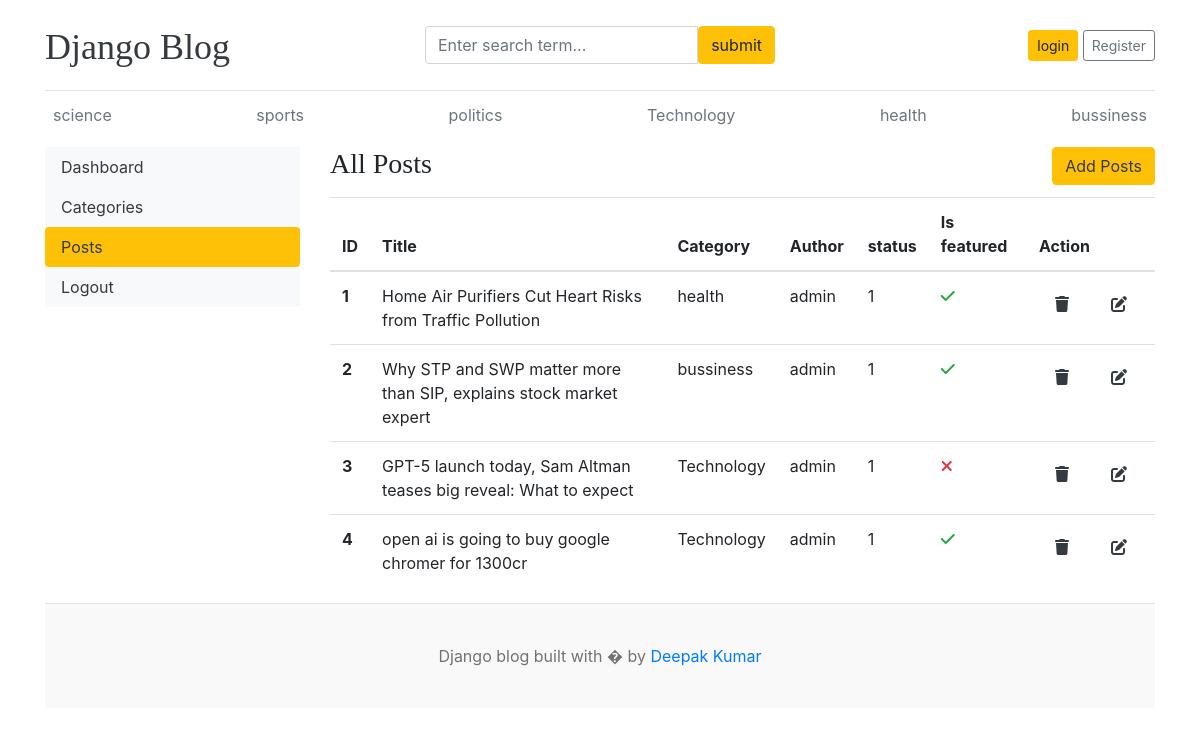
The app's page /dashboard/posts/ with its own data.
### blogs/models.py (models this page shows, shortened)
class Category(models.Model):
    name = models.CharField(max_length=15,unique=True)
    created_at = models.DateTimeField(auto_now_add=True)
    updated_at = models.DateTimeField(auto_now=True)
    def __str__(self):
        return self.name
    class Meta:
        verbose_name_plural = 'categories'

class Blogs(models.Model):
    title = models.CharField(max_length=100,unique=True)
    slug = models.SlugField(blank=True,unique=True)
    category = models.ForeignKey(Category,on_delete=models.CASCADE)
    author = models.ForeignKey(User , on_delete=models.CASCADE)
    photo = models.ImageField(upload_to='images')
    short_body = models.TextField(max_length=1000)
    body = models.TextField(max_length=2000)
    STATUS_CHOICE =[
        (0, 'draft'),
        (1 ,'Published'),
    ]
    status = models.IntegerField(choices = STATUS_CHOICE , default = 0)
    is_featured = models.BooleanField(default=False)
    created_at = models.DateTimeField(auto_now_add=True)
    updated_at = models.DateTimeField(auto_now=True)
    class Meta:
        verbose_name_plural = 'blogs'

### dashboard/views.py (the view)
# urls.py: path('posts/',views.posts, name = 'posts'),
def posts(request):
    posts = Blogs.objects.all()
    context = {
        'posts':posts
    }
    return render(request,'dashboard/posts.html',context)

### blogs/context_processors.py (called while the page is built)
def categoryget(request):
    category = Category.objects.all()
    context ={
        'category':category
    }
    return dict(context)

### dashboard/templates/dashboard/posts.html
{% extends 'main.html' %}
{% block content %}
<div class="row">
    {% include 'dashboard/leftside_bar.html' %}
    <div class="col-md-9">
        <div class="mb-3">
        <h3 class="d-inline"> All Posts </h3>
        <a href="{% url 'post_add' %}" class="btn btn-warning text-dark float-right ">Add Posts </a>
        </div>
        <table class="table table-hover">
            <thead>
                <tr>
                <th>ID</th>
                <th>Title </th>
                <th>Category</th>
                <th>Author</th>
                <th>status</th>
                <th>Is featured</th>
                <th>Action</th>
                </tr>
            </thead>
            <tbody>
                {% for post in posts %}
                <tr>
                    <th>{{ forloop.counter }}</th>
                    <td>{{ post.title }}</td>
                    <td>{{ post.category }}</td>
                    <td>{{ post.author }}</td>
                    <td>{{ post.status }}</td>
                    <td>{% if post.is_featured %}<i class="fa fa-check text-success "></i>{% else %}<i class="fa fa-times text-danger "></i> {% endif %}</td>
                    <td>
                    <div style="display: flex; gap: 10px; align-items: center;">
                        <a href="{% url 'post_delete' post.id %}" class="nav-link text-dark">
                        <i class="fa fa-trash"></i>
                        </a>
                        <a href="{% url 'post_edit' post.id %}" class="nav-link text-dark">
                        <i class="fa fa-edit"></i>
                        </a>
                    </div>
                </td>
                </tr>
                {% endfor %}
            </tbody>
        </table>
    </div>
</div>
{% endblock content %}

### templates/header.html (shortened to what this page needs)
{% load static %}
<!DOCTYPE html>
<html lang="en">
<head>
    <link href="https://getbootstrap.com/docs/4.0/dist/css/bootstrap.min.css" rel="stylesheet">
  <link rel="stylesheet" href="https://cdnjs.cloudflare.com/ajax/libs/font-awesome/6.5.2/css/all.min.css">
    <link href="{% static 'css/style.css' %}" rel="stylesheet">
  </head>
<body>
    <div class="container">
      <header class="blog-header py-3">
        <div class="row flex-nowrap justify-content-between align-items-center">
          <div class="col-4 pt-1">
            <a class="blog-header-logo text-dark" href="/">Django Blog</a>
          </div>
            <div class="col-4">
            <form action="{% url 'search' %}" method="GET">
              <div class="input-group">
                <input class="form-control" name="keyword" type="text" placeholder="Enter search term..."  />
                <button type="submit" class="btn btn-warning" id="button-search" type="button">submit</button>
            </div>
            </form>
          </div>
          <div class="col-4 d-flex justify-content-end align-items-center">
            {% if not user.is_authenticated %}
            <a class="btn btn-sm btn-warning" href="{% url 'login' %}">login</a> &nbsp;
            <a class="btn btn-sm btn-outline-secondary" href="{% url 'register' %}">Register</a>
            {% else %}
            <span> <a href="{% url 'dashboard' %}" class="btn btn-sm btn-warning">Dashboard</a> </span> &nbsp; &nbsp;
            <a  href="{% url 'logout' %}"> Logout</a>
            {% endif %}
          </div>
        </div>
      </header>
      <div class="nav-scroller py-1 mb-2">
        <nav class="nav d-flex justify-content-between">
          {% for cat in category %}
          <a class="p-2 text-muted" href="{% url 'category' cat.id  %}">{{ cat.name }}</a>
          {% endfor %}
        </nav>
      </div>

### static/css/style.css (style rules this page uses)
.blog-header { border-bottom: 1px solid #e5e5e5; }
.blog-header-logo { font-family: "Playfair Display", Georgia, "Times New Roman", serif; font-size: 2.25rem; }
h1, h2, h3, h4, h5, h6 { font-family: "Playfair Display", Georgia, "Times New Roman", serif; }

### records on screen
Category: name "science"
Category: name "sports"
Category: name "politics"
Category: name "Technology"
Category: name "health"
Category: name "bussiness"
Blogs: title "Home Air Purifiers Cut Heart Risks from Traffic Pollution", category "health", author "admin", status "1", is_featured True (drawn)
Blogs: title "Why STP and SWP matter more than SIP, explains stock market expert", category "bussiness", author "admin", status "1", is_featured True (drawn)
Blogs: title "GPT-5 launch today, Sam Altman teases big reveal: What to expect", category "Technology", author "admin", status "1", is_featured False (drawn)
Blogs: title "open ai is going to buy google chromer for 1300cr", category "Technology", author "admin", status "1", is_featured True (drawn)
